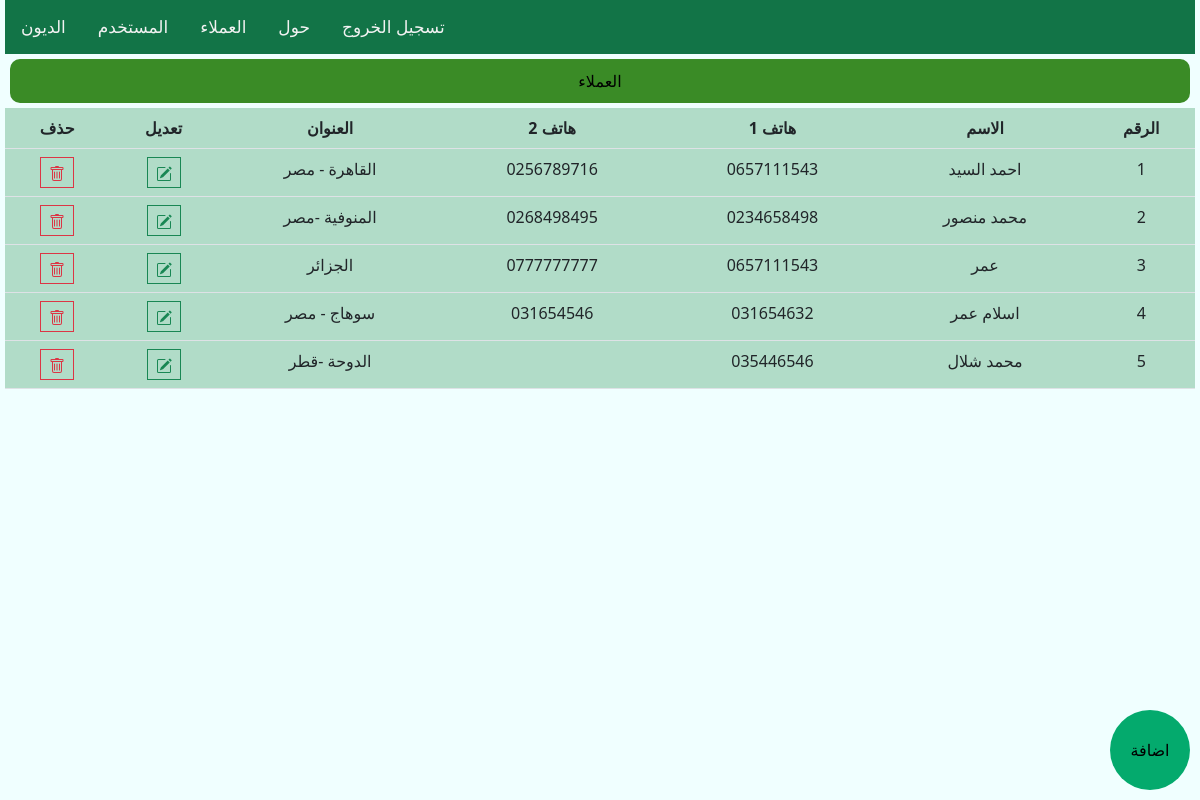
/clients.php (signed in), run on the app's committed database.
### tables this page shows
CREATE TABLE [TblClient](
  [ID_Client] GUID PRIMARY KEY, 
  [Name] TEXT, 
  [Address] TEXT, 
  [Phone1] TEXT, 
  [Phone2] TEXT, 
  [id_user] TEXT);

### controlers.php (called while the page is built, shortened)
<?php
function GetAllClient($aCon)
{
  $id_user = $_SESSION['id_user'] ;
  $qry = $aCon->query(SQL_ALLCLIENT);
  $qry->bindValue(":id_user",$id_user );
  $qry->execute();
  return   $qry;
}

### clients.php (the view, shortened to what this page needs)
<?php
include_once 'template_page.php';
include_once 'controlers.php';
echo $begin_template;
?>
<div class='row'>
    <div class='col-lg-12'>
        <div class='toppage objects-align-right'>العملاء
        </div>
        <div class='table-responsive'>
            <table class='table'>
                <tr>
                    <th>حذف</th>
                    <th>تعديل</th>
                    <th>العنوان</th>
                    <th>هاتف 2</th>
                    <th>هاتف 1</th>
                    <th>الاسم</th>
                    <th>الرقم</th>
                </tr>
                <?php
$i = 1;
 $qry = GetAllClient($con);
foreach ($qry as $row) {
?>
                <tr>
                    <td>
                        <button class="delete_client btn btn-outline-danger btn-sm rounded-0" type="button" data-toggle="tooltip"
                            data-placement="top" title="حذف" data-id="<?php echo $row[0] ?>" >
                        </button>
                    </td>
                    <td>
                        <button class="btn btn-outline-success btn-sm rounded-0" type="button" data-toggle="tooltip"
                            data-placement="top" title="تعديل"
                            onclick="location.href='detailclient.php?id=<?php echo $row[0]?>'">
                        </button>
                    </td>
                    <td><?php echo $row[2] ; ?></td>
                    <td><?php echo $row[4] ; ?></td>
                    <td><?php echo $row[3] ; ?></td>
                    <td><?php echo $row[1] ; ?></td>
                    <td><?php echo $i++ ;?></td>
                </tr>
                <?php
}
?>
            </table>
        </div>
        <input type="button" class="mybtn" value="اضافة" onclick="location.href = 'detailclient.php';">
    </div>
</div>
<?php
echo $end_template;

### template_page.php (shortened to what this page needs)
<?php
$begin_template="
<!DOCTYPE html>
<html>
    <head>
        <meta charset='utf-8'>
        <meta http-equiv='X-UA-Compatible' content='IE=edge'>
        <title>M.D.M</title>
        <meta name='viewport' content='width=device-width, initial-scale=1'>
        <link rel='stylesheet' type='text/css' media='screen' href='css/main.css'>
        <link rel='stylesheet' type='text/css' media='screen' href='css/style.css'>
    </head>
    <body>
     <div class='topnav'>
        <a href='credit.php'>الديون</a>
        <a href='user.php'>المستخدم</a>
        <a href='clients.php'>العملاء</a>
        <a href='about.php'>حول</a>
        <a id ='a_logout' href='controlers.php?logout' style='display:none;' >تسجيل الخروج</a>
      </div>
";
$str = "";
if(!empty($_SESSION['id_user'])){
    $str =  " <Script> $(document).ready(function(){ $('#a_logout').show();}); </Script> " ;
}
$end_template = "
       <script src='js/main.js'></script>
       <script src='js/jquery-1.11.1.js'></script>
       <script src='js/myjs.js'></script> ".$str.
    " </body> </html>" ;

### css/style.css (style rules this page uses)
.topnav { background-color: #127447;; overflow: hidden; }
body { background-color: azure; height: 200px; padding: 0px 5px; }
.topnav a { float: left; color: #f2f2f2; text-align: center; padding: 14px 16px; text-decoration: none; font-size: 17px; }
.toppage { background-color: #3a8b26; text-align: center; padding: 10px; border-radius: 10px; margin: 5px; color: black; }
.table { text-align: center; margin: 0px ; }
.mybtn { background-color: #04AA6D; border: 0px solid; width: 80px; height: 80px; float: right; position: fixed; border-radius: 50%; right: 10px; bottom: 10px; }
.table tr { background-color: rgb(93 175 128 / 43%); margin-top: 10px ; }

### data on the page
tblclient: Address "القاهرة - مصر", Phone2 "0256789716", Phone1 "0657111543", Name "احمد السيد"
tblclient: Address "المنوفية -مصر", Phone2 "0268498495", Phone1 "0234658498", Name "محمد منصور"
tblclient: Address "الجزائر", Phone2 "0777777777", Phone1 "0657111543", Name "عمر"
tblclient: Address "سوهاج - مصر", Phone2 "031654546", Phone1 "031654632", Name "اسلام عمر"
tblclient: Address "الدوحة -قطر", Phone1 "035446546", Name "محمد شلال"
